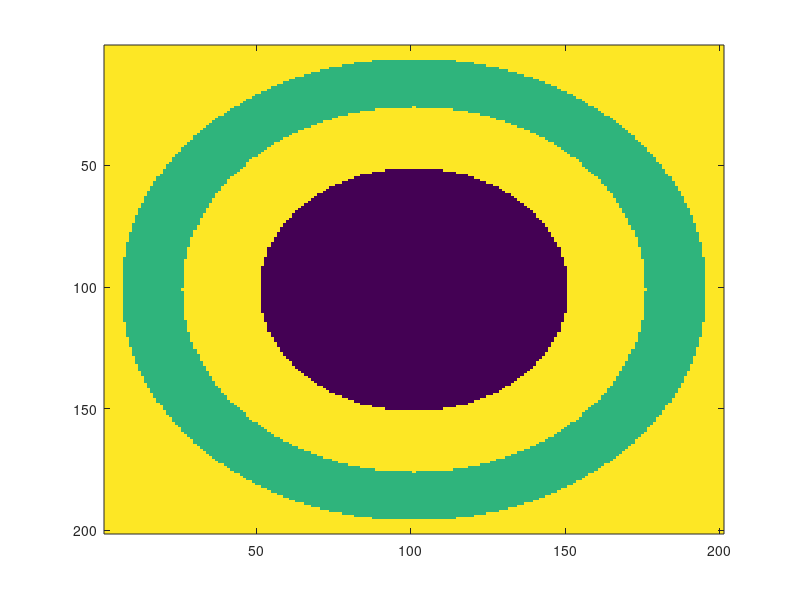

Write the MATLAB code that produced this figure.
% artificial_topography
z_max = 70; % nm
array_size = 201;
z_array0 = z_max*ones(array_size,array_size);

xx = -100:100;
[X,Y] = meshgrid(xx);

z_array = z_array0;
z_array(X.^2 + Y.^2 < 50^2) = 13;
z_array(X.^2 + Y.^2 > 75^2 &...
        X.^2 + Y.^2 < 95^2) = 50;


figure(11)
imagesc(z_array)




